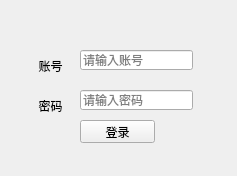
<?xml version="1.0" encoding="UTF-8"?>
<ui version="4.0">
 <class>Form</class>
 <widget class="QWidget" name="Form">
  <property name="geometry">
   <rect>
    <x>0</x>
    <y>0</y>
    <width>237</width>
    <height>176</height>
   </rect>
  </property>
  <property name="windowTitle">
   <string>登录框</string>
  </property>
  <property name="windowOpacity">
   <double>0.900000000000000</double>
  </property>
  <widget class="QLabel" name="label">
   <property name="geometry">
    <rect>
     <x>30</x>
     <y>50</y>
     <width>41</width>
     <height>31</height>
    </rect>
   </property>
   <property name="text">
    <string>账号</string>
   </property>
   <property name="alignment">
    <set>Qt::AlignmentFlag::AlignCenter</set>
   </property>
  </widget>
  <widget class="QLabel" name="label_2">
   <property name="geometry">
    <rect>
     <x>30</x>
     <y>90</y>
     <width>41</width>
     <height>31</height>
    </rect>
   </property>
   <property name="text">
    <string>密码</string>
   </property>
   <property name="alignment">
    <set>Qt::AlignmentFlag::AlignCenter</set>
   </property>
  </widget>
  <widget class="QLineEdit" name="lineEdit">
   <property name="geometry">
    <rect>
     <x>80</x>
     <y>50</y>
     <width>113</width>
     <height>20</height>
    </rect>
   </property>
   <property name="placeholderText">
    <string>请输入账号</string>
   </property>
  </widget>
  <widget class="QLineEdit" name="lineEdit_2">
   <property name="geometry">
    <rect>
     <x>80</x>
     <y>90</y>
     <width>113</width>
     <height>20</height>
    </rect>
   </property>
   <property name="placeholderText">
    <string>请输入密码</string>
   </property>
  </widget>
  <widget class="QPushButton" name="pushButton">
   <property name="geometry">
    <rect>
     <x>80</x>
     <y>120</y>
     <width>75</width>
     <height>23</height>
    </rect>
   </property>
   <property name="text">
    <string>登录</string>
   </property>
  </widget>
 </widget>
 <resources/>
 <connections/>
</ui>
